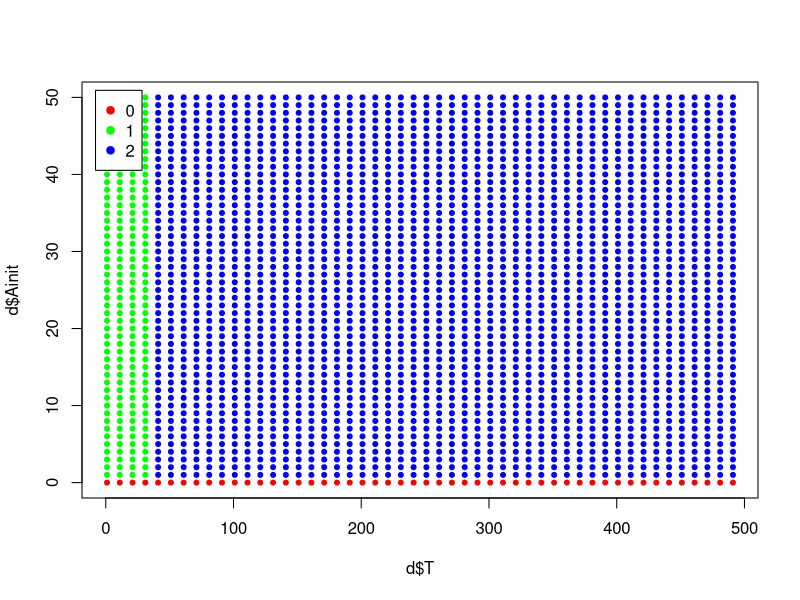
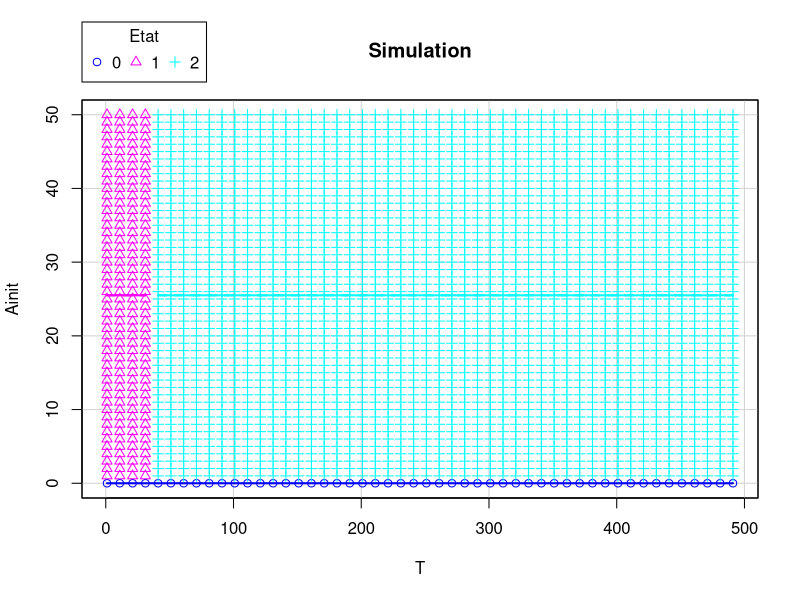
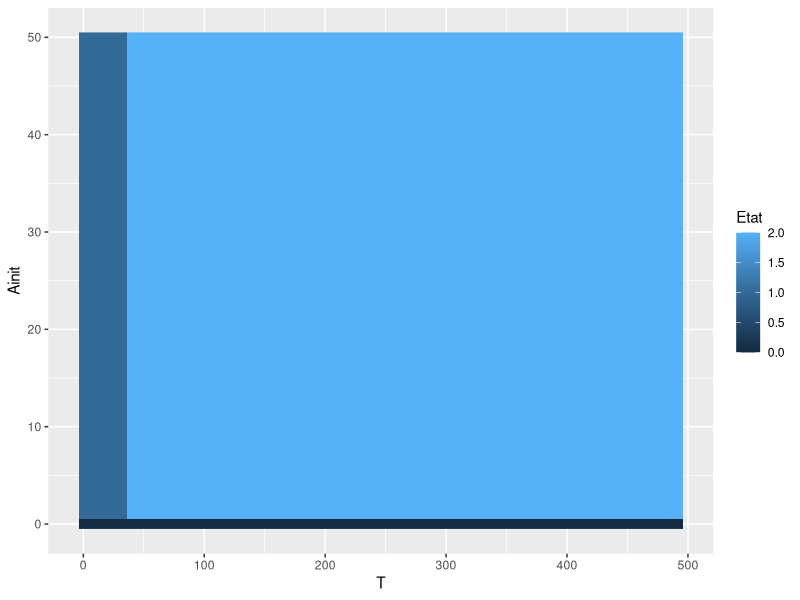

R code for these plots, in order:
rm(list=ls())

d=read.table("data.txt",col.names=c("T","Ainit","Etat"),header=T)

#View3
etat <- factor(d$"Etat")
mescouleurs <- rainbow(length(levels(etat)))
plot(d$"T", d$"Ainit", pch = 20, col = mescouleurs[etat])
legend("topleft", inset = 0.02, pch = 19, legend = levels(etat), col = mescouleurs)

#View 1
library(car) 
scatterplot(Ainit ~ T | Etat, data=d,
            xlab="T", ylab="Ainit",
            main="Simulation") 

#View 2
#install.packages("ggplot2")
library(ggplot2)
p=ggplot(data=d, aes(x=T, y=Ainit, colour=Etat))
p= p + geom_raster(aes(fill = Etat),hjust=0.5,vjust=0.5, interpolate=FALSE)
print(p)
